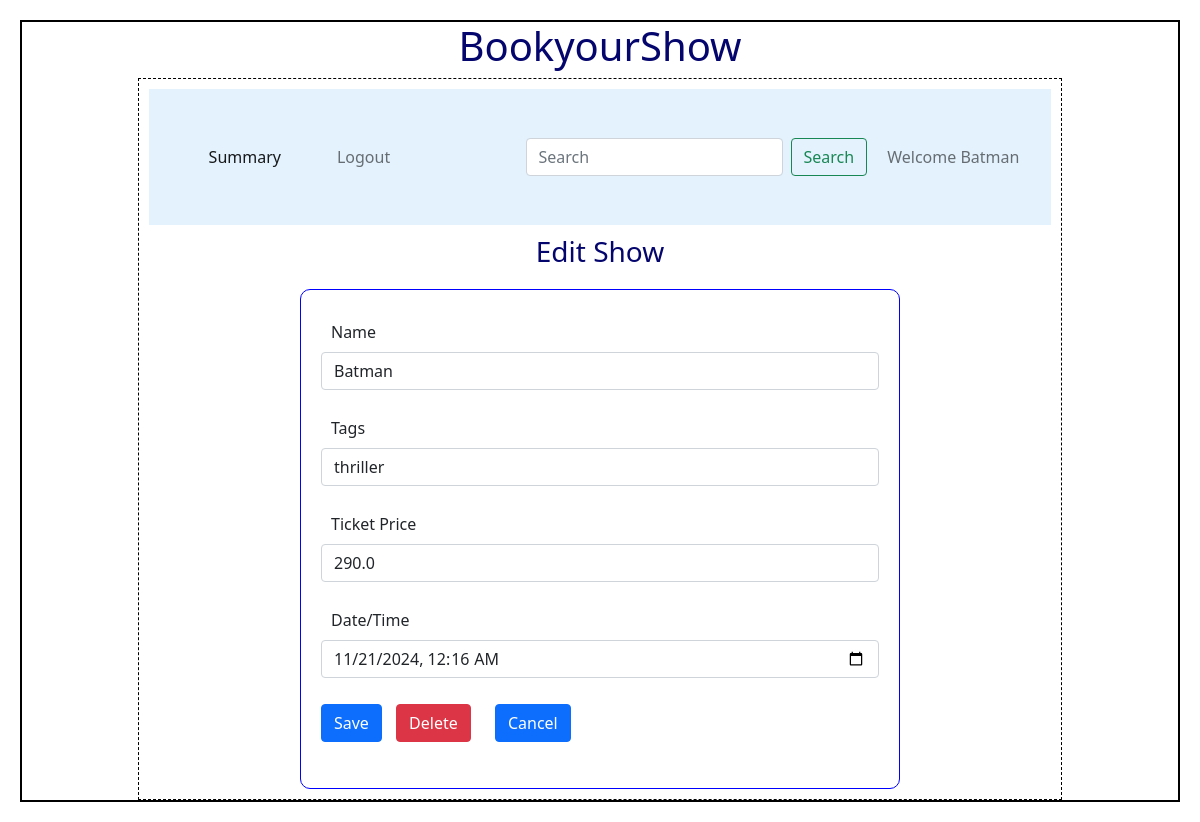
Screenshot of /edit_show/2/Batman with the database file from the repository.
### backend/models.py (models this page shows)
class Show(db.Model):
    __tablename__="show"
    id=db.Column(db.Integer,primary_key=True)
    name=db.Column(db.String,nullable=False)
    tags=db.Column(db.String,nullable=False)
    rating=db.Column(db.Integer,default=0)
    tkt_price=db.Column(db.Float,default=0.0)
    date_time=db.Column(db.DateTime,nullable=False)
    theatre_id=db.Column(db.Integer, db.ForeignKey("theatre.id"),nullable=False)
    tickets=db.relationship("Ticket",cascade="all,delete",backref="show",lazy=True)

### backend/controllers.py (the view, shortened to what this page needs)
@app.route("/edit_show/<id>/<name>",methods=["GET","POST"])
def edit_show(id,name):
    s=get_show(id)
    return render_template("edit_show.html",show=s,name=name)

### backend/controllers.py (called while the page is built)
def get_show(id):
    show=Show.query.filter_by(id=id).first()
    return show

### templates/edit_show.html
{%extends "admin_layout.html"%}
{%block content%}
            {%if show%}
                <div class="center"><h3>Edit Show</h3></div>
                <form action="/edit_show/{{show.id}}/{{name}}" method="POST">
                <div class="input_form">
                    <div class="mb-3">
                        <label for="name" class="form-label">Name</label>
                        <input type="text" class="form-control" name="mname" id="mname" value="{{show.name}}">
                    </div>
                    <div class="mb-3">
                        <label for="tags" class="form-label">Tags</label>
                        <input type="text" class="form-control" name="tags" id="tags" value="{{show.tags}}">
                    </div>
                    <div class="mb-3">
                        <label for="tkt_price" class="form-label">Ticket Price</label>
                        <input type="number" class="form-control" name="tkt_price" id="tkt_price" value="{{show.tkt_price}}">
                    </div>
                    <div class="mb-3">
                        <label for="dt_time" class="form-label">Date/Time</label>
                        <input type="datetime-local" class="form-control" name="dt_time" id="dt_time" value="{{show.date_time}}">
                    </div>
                    <div class="mb-3">
                        <button type="submit" class="btn btn-primary">Save</button>
                        <a href="/delete_show/{{show.id}}/{{name}}" type="button" class="btn btn-danger">Delete</a>
                        <a href="/admin/{{name}}" type="button" class="btn btn-primary">Cancel</a>
                    </div>
                </div>
                </form>
            {%endif%}
{%endblock%}

### templates/admin_layout.html (shortened to what this page needs)
<!DOCTYPE html>
<html>
    <head>
        <link rel="stylesheet" href="{{ url_for('static', filename='styles/main.css') }}">
        <link href="https://cdn.jsdelivr.net/npm/bootstrap@5.1.3/dist/css/bootstrap.min.css" rel="stylesheet">
    </head>
    <body>
        <div class="my_container">
            <div class="center"><h1>BookyourShow</h1></div>
            <div class="my_panel">
                <nav class="navbar navbar-expand-lg navbar-light " style="background-color: #e3f2fd;">
                    <div class="container-fluid">
                      <div class="collapse navbar-collapse" id="navbarText">
                        <ul class="navbar-nav me-auto mb-2 mb-lg-0">
                          <li class="nav-item">
                            <a class="nav-link active" aria-current="page" href="/admin_summary">Summary</a>
                          </li>
                          <li class="nav-item">
                            <a class="nav-link" href="/login">Logout</a>
                          </li>
                        </ul>
                        <form class="d-flex" method="POST" action="/search/{{name}}">
                          <input class="form-control me-2" type="search" placeholder="Search" aria-label="Search" name = "search_txt" id = "search_txt">
                          <button class="btn btn-outline-success" type="submit">Search</button>
                        </form>
                        <span class="navbar-text">
                          Welcome {{name}}
                        </span>
                      </div>
                    </div>
                </nav>
                {%block content%}{%endblock%}
            </div>
        </div>
    </body>
</html>

### static/styles/main.css (style rules this page uses)
* { margin: 10px; }
.my_container { border: 2px solid black; }
.my_panel { width: 80%; margin: auto; height: auto; border: 1px dashed black; }
.input_form { border: 1px solid blue; width: 600px; height: 500px; margin: auto; margin-top: 20px; padding: 10px; border-radius: 10px; font-size: 16px; text-align: justify; }
.center { text-align: center; margin: auto; color: rgb(5,5,110) }

### rows the page displays
Show: name "Batman", mname "Batman", tags "thriller", tkt_price "290.0", dt_time "11/21/2024 00:16"
